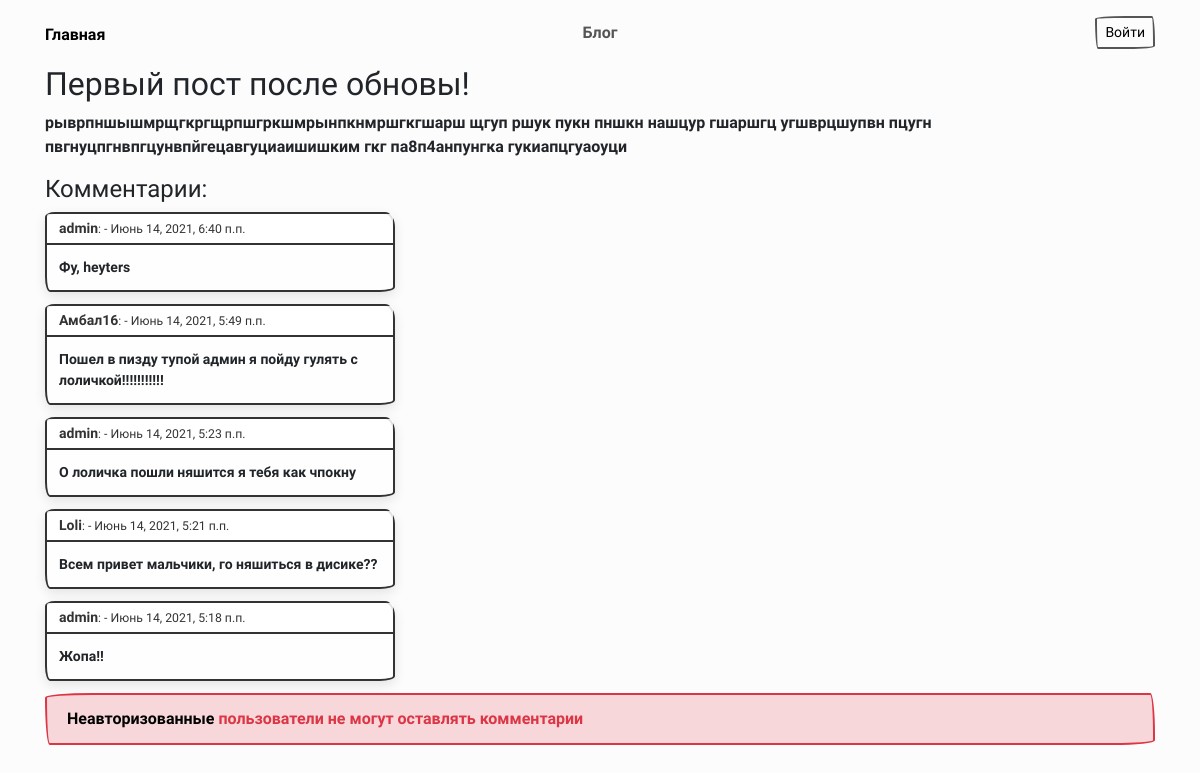
/post/1/, run on an earlier commit of the app's database.
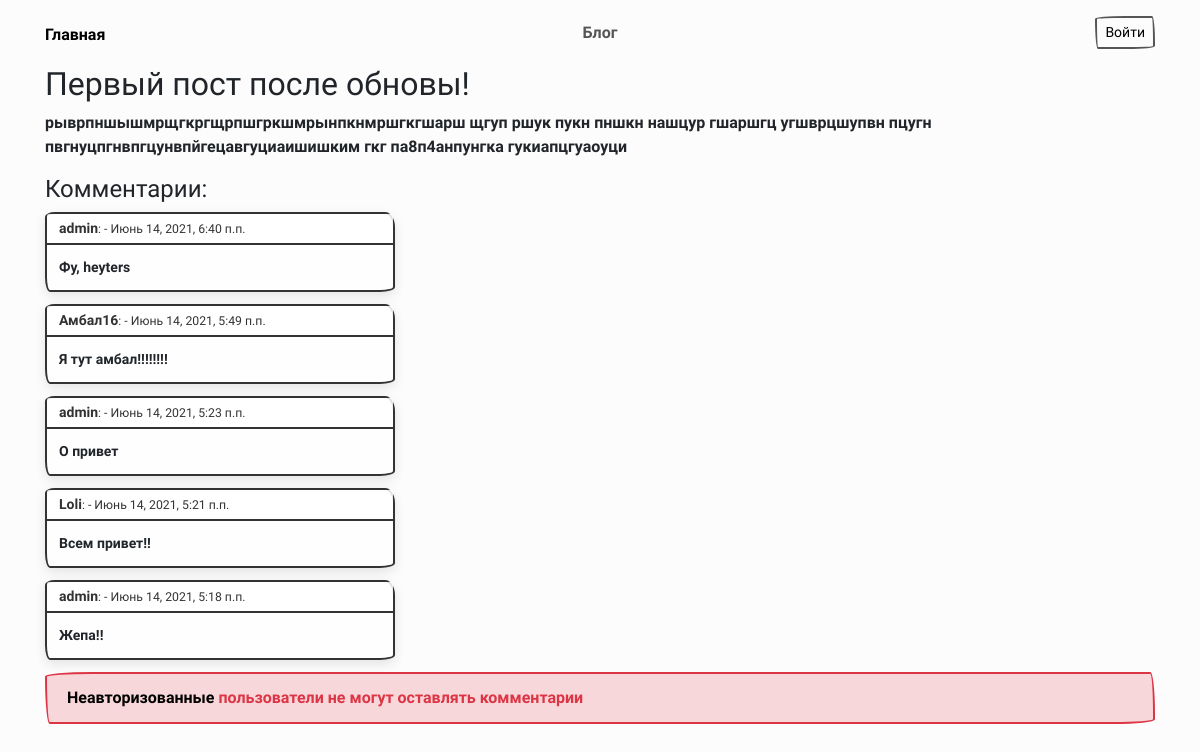
And on a later commit of the database.
### main/models.py (models this page shows, shortened)
class Post(models.Model):
    title = models.CharField('Название', max_length=50)
    discription = models.TextField('Описание')

class Comment(models.Model):
    father_post = models.ForeignKey(Post, related_name='Пост', on_delete=models.CASCADE)
    autor = models.ForeignKey(User, related_name='Автор', on_delete=models.CASCADE)
    body = models.TextField()
    created = models.DateTimeField(auto_now_add=True)
    active = models.BooleanField(default=True)
    class Meta:
        ordering = ('created',)

### main/views.py (the view, shortened to what this page needs)
# urls.py: path('post/<int:id>/', views.PostDetal, name='post_detal'),
def PostDetal(request, id):
    error = ''
    user = ''
    id_p = Post.objects.get(id=id)
    form = CommentForm()
    comment = Comment.objects.filter(father_post=id_p.id)
    comment = comment.order_by('-id')
    is_a = request.user.is_authenticated
    if is_a:
        user = request.user
    else:
        user = ''
    Contex = {
        'posts': id_p,
        'comment': comment,
        'form': form,
        'error': error,
        'is_a': is_a,
    }
    return render(request, 'main/vive_post.html', Contex)

### main/templates/main/vive_post.html (shortened to what this page needs)
{% extends 'main/base.html' %}
{% block login %}
    {% if is_a %}
    Выйти
    {% else %}
    Войти
    {% endif %}
{% endblock %}
{% block content %}
    <h2>{{ posts.title }}</h2>
    <p>{{ posts.discription }}</p>
    <h4>Комментарии:</h4>
    {% if comment %}
        {% for el in comment %}
            <div class="toast show" role="alert" aria-live="assertive" aria-atomic="true">
                  <div class="toast-header">
                    <strong class="me-auto">{{ el.autor }}</strong>
                    <small>: - {{ el.created }}</small>
                  </div>
                  <div class="toast-body">
                    {{ el.body }}
                  </div>
            </div>
        {% endfor %}
    {% else %}
        <p>Пока нет ни одного комментария((</p>
    {% endif %}
    {% if is_a %}
        <form method="post" >
            {% csrf_token %}
            {{ form.body }}<br>
            <button type="submit" class="btn btn-success">Добавить</button>
            <spam>{{error}}</spam>
        </form>
    {% else %}
        <div class="alert alert-dismissible alert-danger"><a class="alert-link" href="{% url 'login' %}">Неавторизованные</a> пользователи не могут оставлять комментарии</div>
    {% endif %}
{% endblock %}

### main/templates/main/base.html (shortened to what this page needs)
<!doctype html>
<html lang="ru">
<head>
    <link rel="stylesheet" href="https://cdn.jsdelivr.net/npm/bootswatch@4.5.2/dist/sketchy/bootstrap.min.css">
</head>
<body>
    <div class="container">
      <header class="blog-header py-3">
    <div class="row flex-nowrap justify-content-between align-items-center">
      <div class="col-4 pt-1">
        <a class="link-secondary" href="{% url 'home' %}">Главная</a>
      </div>
      <div class="col-4 text-center">
        <a class="blog-header-logo text-dark" href="/admin">Блог</a>
      </div>
      <div class="col-4 d-flex justify-content-end align-items-center">
        <a class="btn btn-sm btn-outline-secondary" href="{% url 'login' %}">{% block login %}{% endblock %}</a>
      </div>
    </div>
  </header>
    </div>
<div class="container">
    {% block content %}{% endblock %}
</div>
</body>
</html>

### main/templates/main/base.html (style rules this page uses)
a { color: #000 !important; text-decoration: none }
body { background: #fcfcfc; }

What changed in the data, as far as the page shows it:
changed Comment "Амбал16": body "Пошел в пизду тупой админ я пойду гулять с лоличкой!!!!!!!!!!!" → "Я тут амбал!!!!!!!!"
changed Comment: body "О лоличка пошли няшится я тебя как чпокну" → "О привет"
changed Comment "Loli": body "Всем привет мальчики, го няшиться в дисике??" → "Всем привет!!"
changed Comment: body "Жопа!!" → "Жепа!!"
